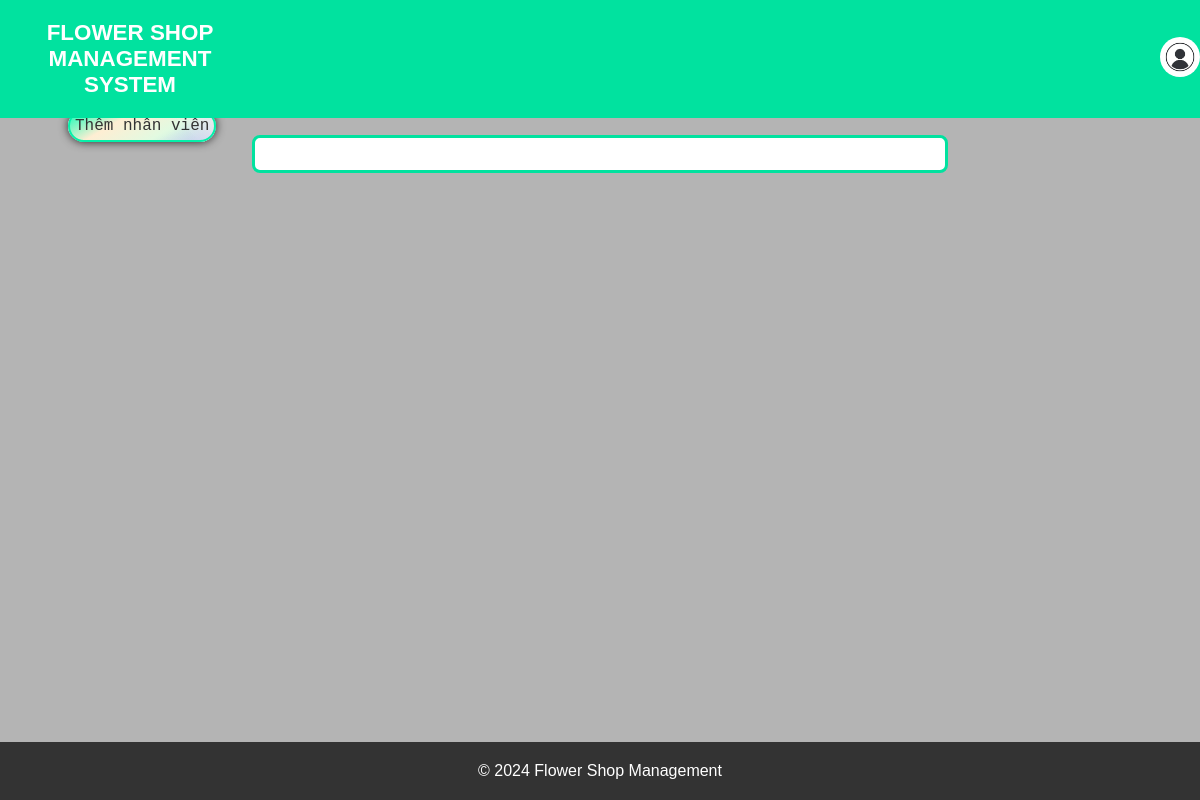
Before: /employee.php (signed in) with the older database file.
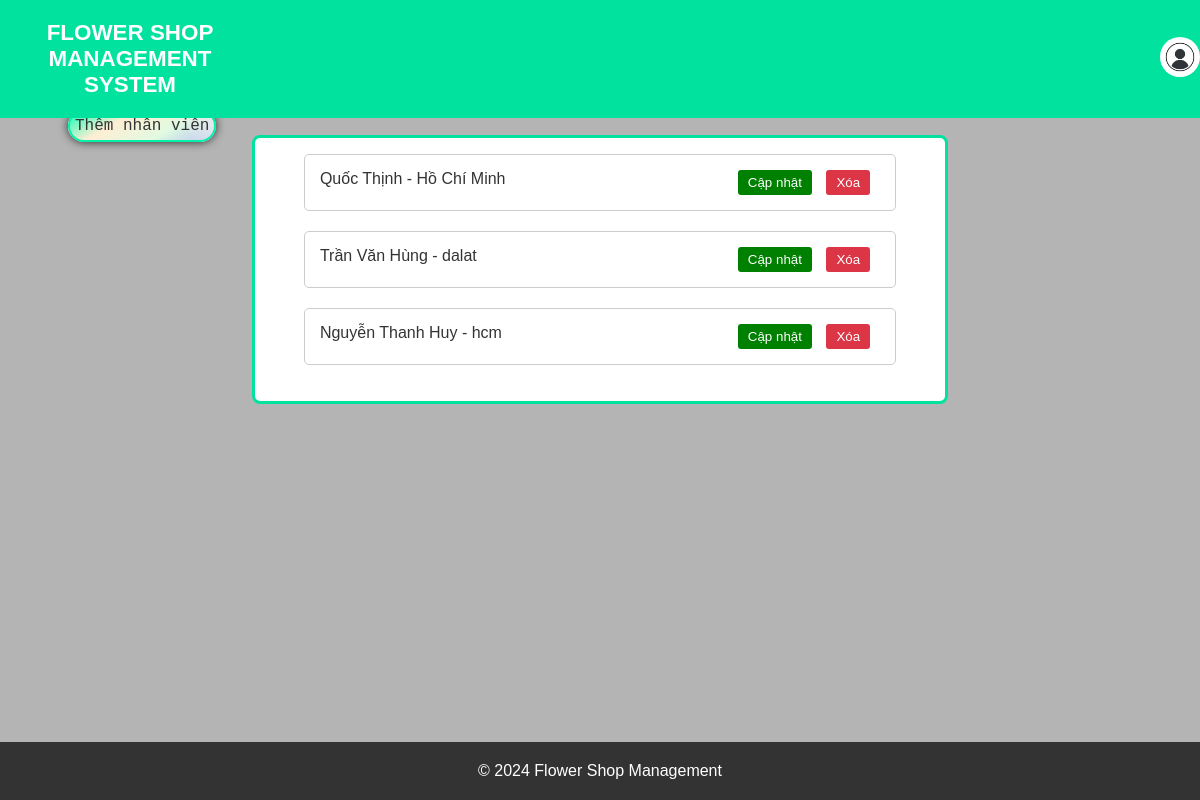
After: the same page with the newer database file.
### tables this page shows
CREATE TABLE `employee` (
  `ID` int(11) NOT NULL,
  `name` varchar(50) NOT NULL,
  `phone` varchar(20) NOT NULL,
  `email` varchar(50) NOT NULL,
  `work_branch` varchar(30) NOT NULL
);

### server/employee_connection.php (called while the page is built, shortened)
<?php
function connection()
{
    $server = 'localhost';
    $user = 'root';
    $password = '';
    $databasename = 'flower_management';
    $conn = new mysqli($server, $user, $password, $databasename);
    return $conn;
}
function loadEmployeelist()
{
    $conn = connection();
    $sql = "SELECT * FROM employee";
    $result = $conn -> query($sql);
    $data = array();
    for($i = 0; $i < $result -> num_rows; $i ++)
    {
        $row = $result -> fetch_assoc();
        $data[] = $row;
    }
    return array('code' => 0, 'data' => $data);
}
?>

### employee.php (the view, shortened to what this page needs)
<?php
    require_once ('./server/employee_connection.php');
    $employeeList = loadEmployeelist()['data'];
?>
<!DOCTYPE html>
<html lang="en">
    <head>
        <link rel="stylesheet" type="text/css" href="./css/style_listEmployee.css">
    </head>
    <body>
        <?php
            include "./component/header.php"
        ?>
        <div class="add-container">
            <a class="add-employ" href="add_employee.php">Thêm nhân viên</a>
        </div>
        <div class="container">
            <?php
            for($i = 0; $i < sizeof($employeeList); $i++)
            {
                ?>
                <div class="employee-panel">
                    <p><?= $employeeList[$i]['name'] ?> - <?= $employeeList[$i]['work_branch'] ?></p>
                    <form name="form-container" method="POST">
                        <div class="btn-container">
                            <button type="submit" name="updateEmployee" value="<?= $employeeList[$i]['ID'] ?>" class="btn update">Cập nhật</button>
                            <button type="submit" name="deleteEmployee" value="<?= $employeeList[$i]['ID'] ?>" class="btn delete">Xóa</button>
                        </div>
                    </form>
                </div>
                <?php
            }
            ?>
        </div>
        <?php
            include "./component/footer.php"
        ?>
    </body>
</html>

Changed rows visible on the page:
added employee: name "Quốc Thịnh", work_branch "Hồ Chí Minh", $employeeList[$i]['ID'] 3 (drawn)
added employee: name "Trần Văn Hùng", work_branch "dalat", $employeeList[$i]['ID'] 9 (drawn)
added employee: name "Nguyễn Thanh Huy", work_branch "hcm", $employeeList[$i]['ID'] 11 (drawn)
